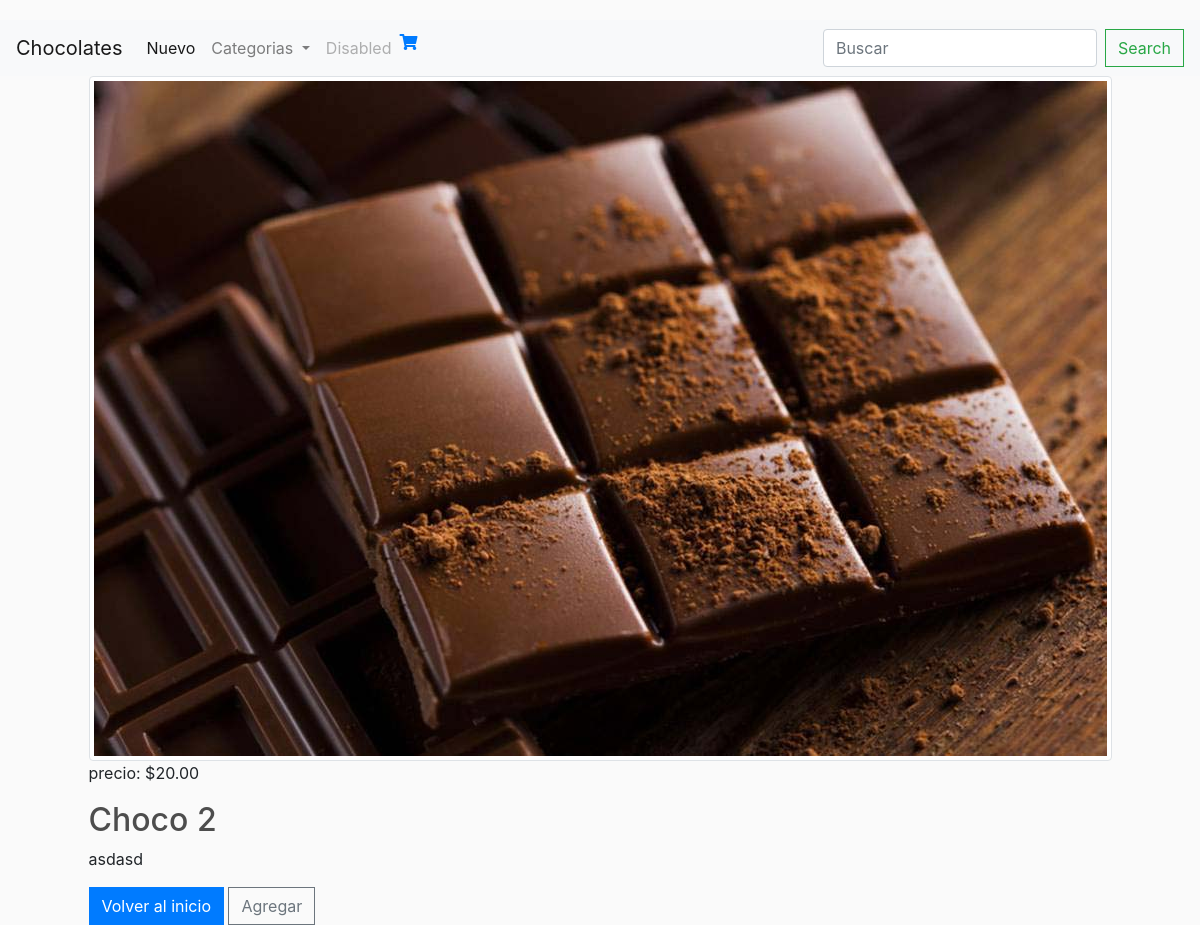
The app's page /product/2/, older data.
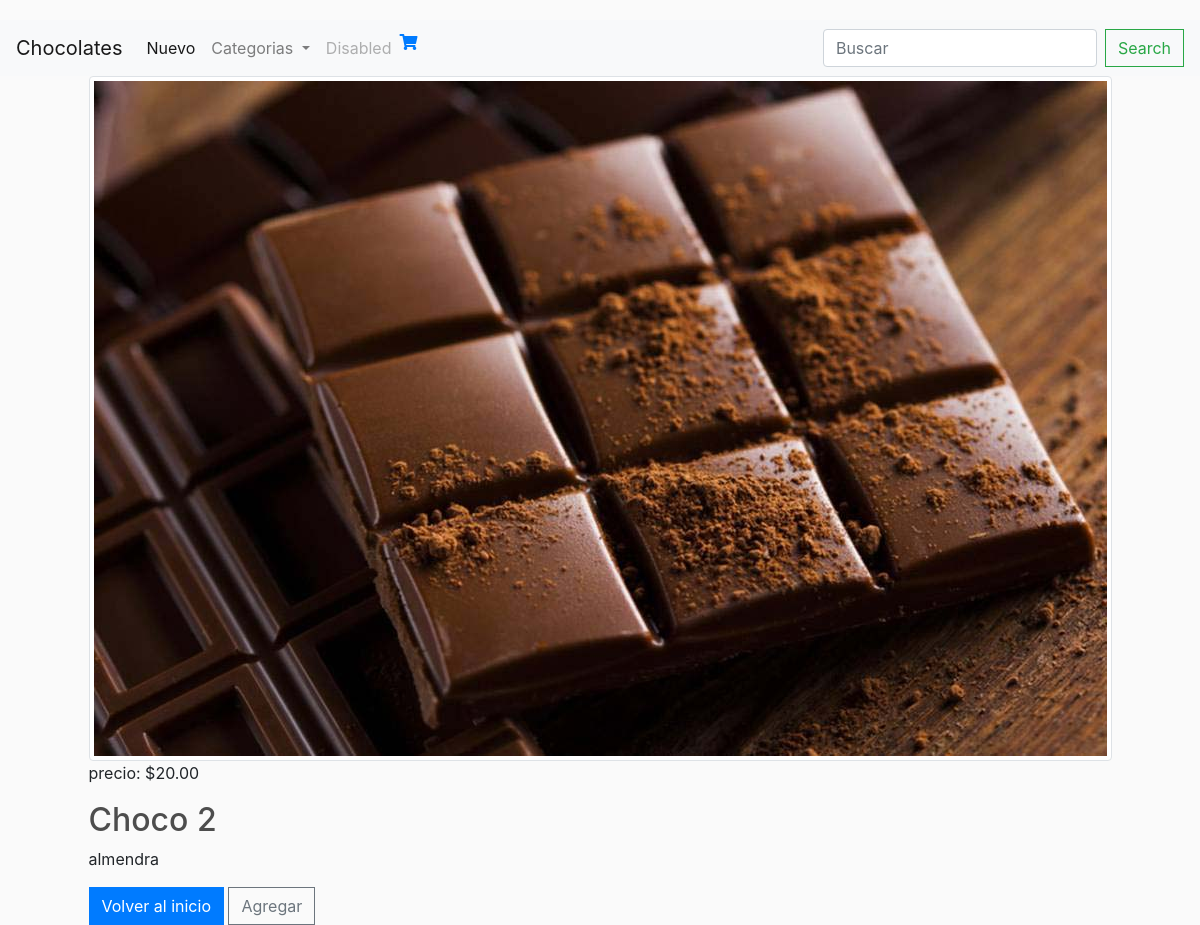
The same page, newer data.
### inventario_app/models.py (models this page shows, shortened)
class Product(models.Model):
    name = models.CharField(max_length=50, verbose_name="nombre")
    price = models.DecimalField(max_digits = 5, decimal_places= 2, verbose_name="precio")
    description = models.TextField(max_length=100, verbose_name="descripcion")
    timestamp = models.DateTimeField(default=timezone.now,blank=True, null=True)
    image = models.ImageField(default='chocolate.jpg',blank=True, null=True, verbose_name='imagen')
    category = models.ManyToManyField("Category", verbose_name='categoria', blank=True)

### inventario_app/views.py (the view)
# urls.py: path('<id>/', views.detail, name='detail'),
def detail(request, id):
    qs = get_object_or_404(Product, id=id)
    context = {'product': qs}
    return render(request, 'inventario_app/detail_view.html', context)

### inventario_app/templates/inventario_app/detail_view.html
{% extends 'inventario_app/base.html' %}
{% block body%}
<div class='row justify-content-md-center'>
    <div class=''>
        <img class="img-thumbnail" src="{{product.image.url}}">
        <p>precio: ${{product.price}}</p>
        <h2>{{product.name}}</h2>
        <p>{{product.description}}</p>
        <a class='btn btn-primary' href="{% url 'index' %}">Volver al inicio</a>
        <a href="{% url 'add-to-cart' id=product.id%}"><button class="btn btn-outline-secondary add-btn update-cart">Agregar </button></a>
    </div>
</div>
{% endblock %}

Row changes from the older to the newer data that the page shows:
changed Product "Choco 2": description "asdasd" → "almendra"
